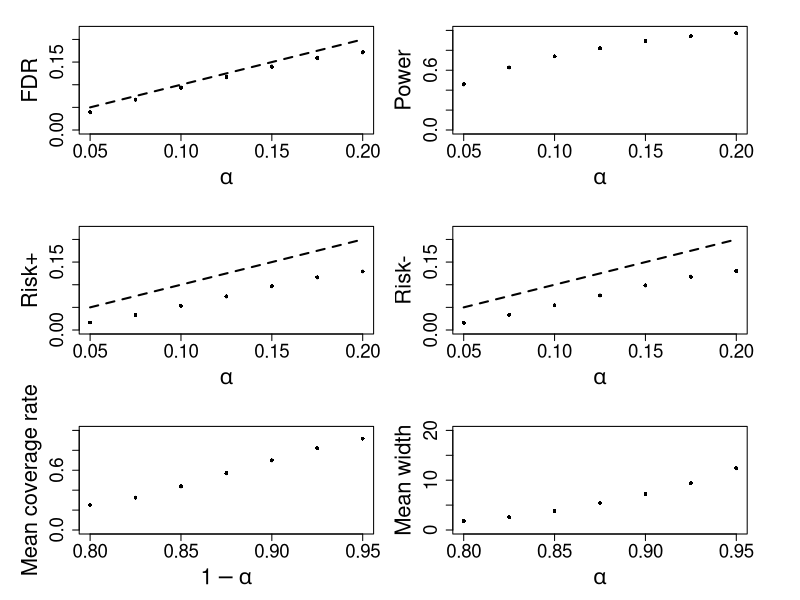

Source code (R):
##functions

#BH procedure
pBH <- function(p_values, alpha) 
{
  ##inputs
  #p_values : vector of p values
  #alpha : target level
  
  ##output
  #rejection threshold
  
  p_sorted <- sort(p_values)
  m <- length(p_values)
  if(min(p_sorted*m/(1:m)) <= alpha)
  {
    threshold <- p_sorted[max(which(p_sorted <= (1:m) / m * alpha))]
  }
  else
  {
    threshold <- 0
  }
  return(threshold)
  
}

#e-BH procedure
eBH <- function(e_values,alpha)
{
  ##inputs
  #e_values : vector of e values
  #alpha : target level
  
  ##output
  #rejection threshold
  
  m <- length(e_values)
  e_sorted <- sort(e_values,decreasing=TRUE)
  e_adjusted <- (1:m)*e_sorted/m
  if(max(e_adjusted) < 1/alpha)
  {
    threshold <- Inf
  }  else
  {
    threshold <- e_sorted[max(which(e_adjusted >= 1/alpha))]
  }
  return(threshold)
}


##-------------------------------------------------------------------------------------------------

library(MASS)
library(randomForest)
library(glmnet)

##parameters
p_X <- 20 #feature dimension
sd_X <- 3 
sd_Y <- 1

set.seed(1234)
beta_1 <- runif(p_X)
beta_2 <- runif(p_X)
mu_X <- runif(p_X)

##sample sizes
n_train <- 500
n <- 200
m <- 20

##training data
X_train <- mvrnorm(n_train, mu=mu_X, Sigma=sd_X*diag(p_X))
Y_train <- sapply(1:n_train, function(i) rnorm(1,mean=sum(beta_1*X_train[i,])+2*sin(sum(beta_2*X_train[i,])), sd=sd_Y*sqrt(sum(X_train[i,]^2))/p_X)) #Setting 2
#Y_train <- sapply(1:n_train, function(i) rnorm(1,mean=sum(beta_1*X_train[i,]), sd=sd_Y)) #Setting 1

##fitting
rf <- randomForest(X_train,Y_train,mtry=floor(ncol(X_train)/2),ntree=1000) #random forest
#rlm <- lm(Y_train~I(X_train)) #linear regression

tn <- 500

alpha_set <- seq(0.05,0.2,0.025)
fdp <- matrix(0,nrow=tn,ncol=length(alpha_set))
tpp <- matrix(0,nrow=tn,ncol=length(alpha_set))
fdp_U <- matrix(0,nrow=tn,ncol=length(alpha_set))
tpp_U <- matrix(0,nrow=tn,ncol=length(alpha_set))
fdp_p <- matrix(0,nrow=tn,ncol=length(alpha_set))
tpp_p <- matrix(0,nrow=tn,ncol=length(alpha_set))
risk_upper <- matrix(0,nrow=tn,ncol=length(alpha_set))
risk_lower <- matrix(0,nrow=tn,ncol=length(alpha_set))
coverage <- matrix(0,nrow=tn,ncol=length(alpha_set))
width <- matrix(0,nrow=tn,ncol=length(alpha_set))

##main simulation
pb <- txtProgressBar(min = 0, max = tn, style = 3)
for(k in 1:tn)
{
  ##data generation
  X <- mvrnorm(n, mu=mu_X, Sigma=sd_X*diag(p_X))
  Y <- sapply(1:n, function(i) rnorm(1,mean=sum(beta_1*X[i,])+2*sin(sum(beta_2*X[i,])), sd=sd_Y*sqrt(sum(X[i,]^2))/p_X))
  #Y <- sapply(1:n, function(i) rnorm(1,mean=sum(beta_1*X[i,]), sd=sd_Y))
  
  muhat <- predict(rf,X)
  #muhat <- predict(rlm, newdata = data.frame(X_train = I(X)))
 
  X_test <- mvrnorm(m, mu=mu_X, Sigma=sd_X*diag(p_X))
  Y_test <- sapply(1:m, function(i) rnorm(1,mean=sum(beta_1*X_test[i,])+2*sin(sum(beta_2*X_test[i,])), sd=sd_Y*sqrt(sum(X_test[i,]^2))/p_X))
  #Y_test <- sapply(1:m, function(i) rnorm(1,mean=sum(beta_1*X_test[i,]), sd=sd_Y))
  
  muhat_test <- predict(rf,newdata=X_test)
  #muhat_test <- predict(rlm, newdata = data.frame(X_train = I(X_test)))

  
  ##compute statistics
  n_1 <- floor(n/2)
  cal_abs_diff <- abs(muhat[1:n_1]-muhat[(n_1+1):(2*n_1)])
  cal_Y_null <- ( (muhat[1:n_1]-muhat[(n_1+1):(2*n_1)])*(Y[1:n_1]-Y[(n_1+1):(2*n_1)]) <= 0 )
  
  test_pairs <- t(combn(m,2))
  test_abs_diff <- apply(test_pairs,1, function(a) abs(muhat_test[a[1]] - muhat_test[a[2]]))
  test_null <- apply(test_pairs,1, function(a) (muhat_test[a[1]] - muhat_test[a[2]])*(Y_test[a[1]]-Y_test[a[2]]) <= 0)
  test_non_null <- 1-test_null
  
  true_rank <- rank(Y_test[order(muhat_test)])
  
  FDP_hat <- function(t,j)
  {
    numer <- sum((cal_abs_diff > t)*cal_Y_null)+1
    denom <- max(1,sum(test_abs_diff > t))
    FDP_t <- (numer/denom)*(m*(m-1))/(2*(n_1+1))
    return(FDP_t)
  }
  FDP_hat <- Vectorize(FDP_hat)
  
  t_set <- sort(test_abs_diff)
  FDP_set <- FDP_hat(t_set)
  
  ##run procedures at different levels
  for(j in 1:length(alpha_set))
  {
    alpha <- alpha_set[j]
    alpha_tilde <- alpha
    
    if(min(FDP_set) <= alpha_tilde)
    {
      T_rej <- t_set[min(which(FDP_set <= alpha_tilde))]
    } else{
      T_rej <- Inf
    } 
    
    U <- runif(1)
    
    e_val <- ((test_abs_diff > T_rej)/(sum((cal_abs_diff>T_rej)*cal_Y_null)+1))*(n_1+1)
    p_val <- sapply(test_abs_diff, function(v) (sum((v > cal_abs_diff)*cal_Y_null)+1)/(n_1+1))
    
    e_val_U <- ((test_abs_diff > T_rej)/(sum((cal_abs_diff>T_rej)*cal_Y_null)+1))*(n_1+1)/U
    
    rej_pairs <- (e_val >= eBH(e_val,alpha))
    rej_pairs_U <- (e_val_U >= eBH(e_val,alpha))
    
    #eBH FDP/power
    R <- sum(rej_pairs)
    V <- sum(rej_pairs*test_null)
    pos <- sum(test_non_null)
    tr_pos <- sum(rej_pairs*test_non_null)
    
    fdp[k,j] <- V/max(1,R)
    tpp[k,j] <- tr_pos/max(1,pos)
    
    #U-eBH FDP/power
    R_U <- sum(rej_pairs_U)
    V_U <- sum(rej_pairs_U*test_null)
    tr_pos_U <- sum(rej_pairs_U*test_non_null)
    
    fdp_U[k,j] <- V_U/max(1,R_U)
    tpp_U[k,j] <- tr_pos_U/max(1,pos)
    
    #pBH FDP/power
    
    rej_pairs_p <- (p_val <= pBH(p_val,alpha))
    
    R_p <- sum(rej_pairs_p)
    V_p <- sum(rej_pairs_p*test_null)
    tr_pos_p <- sum(rej_pairs_p*test_non_null)
    
    fdp_p[k,j] <- V_p/max(1,R_p)
    tpp_p[k,j] <- tr_pos_p/max(1,pos)
    
    
    #rank interval
    rank_interval <- cbind(rep(1,m),rep(m,m))
    
    if(sum(rej_pairs)!=0)
    {
      rej_pairs_ind <-  matrix(test_pairs[rej_pairs==T,],ncol=2)
      
      I_hat <- rank(muhat_test)
      
      rej_pairs_ind_ordered <- t(apply(rej_pairs_ind,1, function(v) sort(c(I_hat[v[1]],I_hat[v[2]])) ))
      
      rej_pairs_ind_ordered <- rej_pairs_ind_ordered[order(rej_pairs_ind_ordered[,1],rej_pairs_ind_ordered[,2]),]
      
      for(t in 1:m)
      {
        lower_t <- sum(rej_pairs_ind_ordered[,2]==t)+1
        upper_t <- m-sum(rej_pairs_ind_ordered[,1]==t)
        rank_interval[t,] <- c(lower_t,upper_t)
      }
    }
    
    risk_upper[k,j] <- sum(pmax(true_rank - rank_interval[,2],0))/max(sum(m-rank_interval[,2]),1)
    risk_lower[k,j] <- sum(pmax(rank_interval[,1]-true_rank,0))/max(sum(rank_interval[,1]-1),1)
    coverage[k,j] <- mean((rank_interval[,1] <= true_rank)*(true_rank <= rank_interval[,2]))
    width[k,j] <- mean(rank_interval[,2]-rank_interval[,1]+1)
    
  }
  
  
  setTxtProgressBar(pb, k)
}

##compute fdr/power/risk
fdr <- colMeans(fdp)
fdr_se <- apply(fdp,2,sd)/sqrt(tn)
fdr_U <- colMeans(fdp_U)
fdr_U_se <- apply(fdp_U,2,sd)/sqrt(tn)
fdr_p <- colMeans(fdp_p)
fdr_p_se <- apply(fdp_p,2,sd)/sqrt(tn)
power <- colMeans(tpp)
power_se <- apply(tpp,2,sd)/sqrt(tn)
power_p <- colMeans(tpp_p)
power_p_se <- apply(tpp_p,2,sd)/sqrt(tn)
power_U <- colMeans(tpp_U)
power_U_se <- apply(tpp_U,2,sd)/sqrt(tn)

risk_upper_mean <- colMeans(risk_upper)
risk_upper_se <- apply(risk_upper,2,sd)/sqrt(tn)
risk_lower_mean <- colMeans(risk_lower)
risk_lower_se <- apply(risk_lower,2,sd)/sqrt(tn)

coverage_mean <- colMeans(coverage)
coverage_se <- apply(coverage,2,sd)/sqrt(tn)
width_mean <- colMeans(width)
width_se <- apply(width,2,sd)/sqrt(tn)

res <- cbind(fdr,fdr_se,power,power_se,risk_upper_mean,risk_upper_se,risk_lower_mean,risk_lower_se,coverage_mean,coverage_se,width_mean,width_se,fdr_U,fdr_U_se,power_U,power_U_se,fdr_p,fdr_p_se,power_p,power_p_se)

##plot
par(mfrow=c(3,2), cex.lab = 2, cex.axis=1.7,mar=c(5,6,2,0), xpd=NA, oma = c(0, 0, 0, 4), mgp = c(3, 1, 0))
plot(alpha_set,fdr,pch=16,ylim=c(0,0.22),xlab=expression(alpha),ylab="FDR",cex=0.8)
arrows(alpha_set, fdr-fdr_se, alpha_set, fdr+fdr_se, length=0, angle=90, code=3,lwd=2)
segments(0.05,0.05,0.2,0.2,lty=2,lwd=2)
plot(alpha_set,power,pch=16,ylim=c(0,1),xlab=expression(alpha),ylab="Power",cex=0.8)
arrows(alpha_set, power-power_se, alpha_set, power+power_se, length=0, angle=90, code=3,lwd=2)

plot(alpha_set,risk_upper_mean ,pch=16,ylim=c(0,0.22),xlab=expression(alpha),ylab="Risk+",cex=0.8)
arrows(alpha_set, risk_upper_mean - risk_upper_se, alpha_set, risk_upper_mean + risk_upper_se, length=0, angle=90, code=3,lwd=2)
segments(0.05,0.05,0.2,0.2,lty=2,lwd=2)
plot(alpha_set,risk_lower_mean ,pch=16,ylim=c(0,0.22),xlab=expression(alpha),ylab="Risk-",cex=0.8)
arrows(alpha_set, risk_lower_mean - risk_lower_se, alpha_set, risk_lower_mean + risk_lower_se, length=0, angle=90, code=3,lwd=2)
segments(0.05,0.05,0.2,0.2,lty=2,lwd=2)

plot(1-alpha_set,coverage_mean,pch=16,ylim=c(0,1),xlab=expression(1-alpha),ylab="Mean coverage rate",cex=0.8)
arrows(1-alpha_set, coverage_mean-coverage_se, 1-alpha_set, coverage_mean+coverage_se, length=0, angle=90, code=3,lwd=2)
plot(1-alpha_set,width_mean,pch=16,ylim=c(0,m),xlab=expression(alpha),ylab="Mean width",cex=0.8)
arrows(1-alpha_set, width_mean-width_se, 1-alpha_set, width_mean+width_se, length=0, angle=90, code=3,lwd=2)
